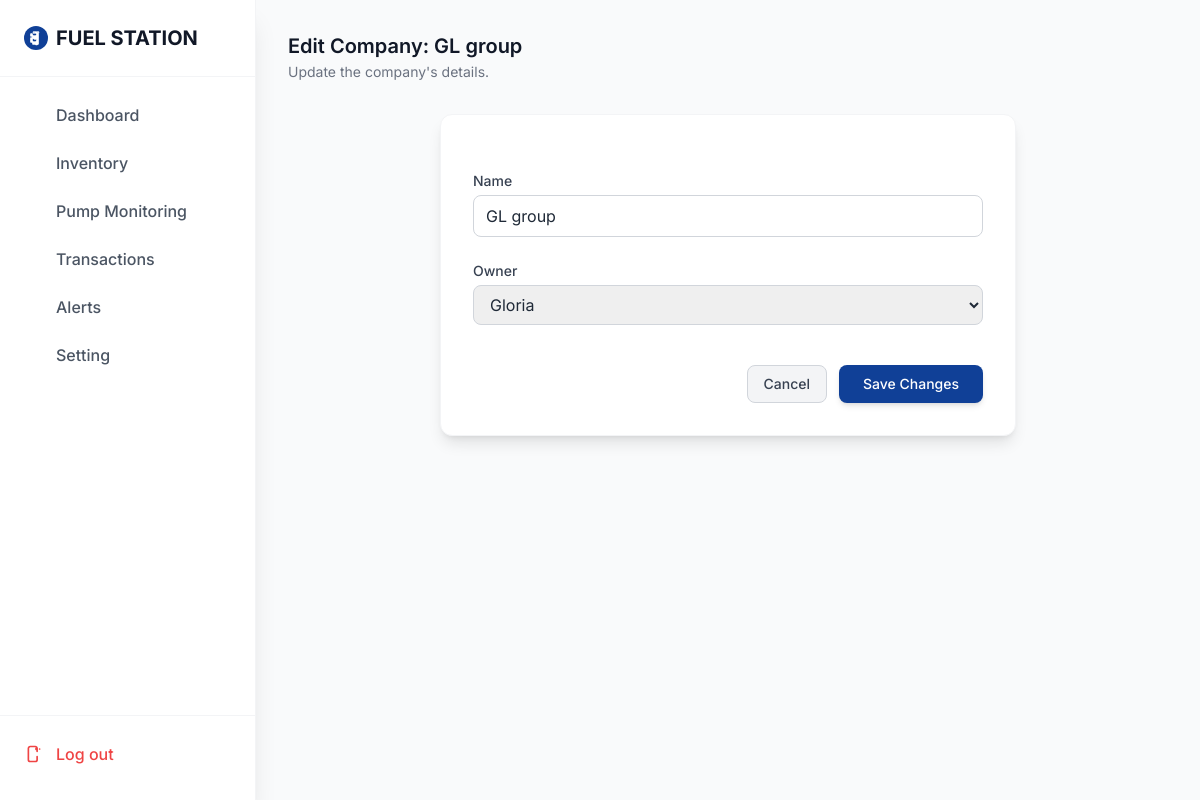
The page /companies/1/update/ (signed in) on the database its author committed.
### service/models.py (models this page shows, shortened)
class Company(models.Model):
    company= models.AutoField(primary_key=True)
    name = models.CharField(max_length=100, unique=True)
    owner = models.ForeignKey(User, on_delete=models.CASCADE, related_name='companies')
    created_at = models.DateTimeField(auto_now_add=True)

### service/views.py (the view, shortened to what this page needs)
# urls.py: path('companies/<int:company_id>/update/', views.CompanyUpdateView.as_view(), name='company_update'),
class CompanyUpdateView(UpdateView):
    model = Company
    template_name = "companies/form.html"
    fields = ["name", "owner"]
    success_url = reverse_lazy('company_list')
    pk_url_kwarg = 'company_id'

### service/models.py (called while the page is built)
    def __str__(self):
        return self.username

### templates/companies/form.html (shortened to what this page needs)
{% extends 'base.html' %}
{% load static %}
{% block page_title %}
    {% if form.instance.pk %}Edit Company: {{ form.instance.name }}{% else %}Create New Company{% endif %}
{% endblock %}
{% block page_description %}
    {% if form.instance.pk %}Update the company's details.{% else %}Fill in the details for the new company.{% endif %}
{% endblock %}
{% block content %}
<div class="max-w-xl mx-auto bg-white p-8 rounded-xl shadow-lg border border-gray-100">
    <form method="post" class="space-y-6">
        {% for field in form %}
            <div>
                <label for="{{ field.id_for_label }}" class="block text-sm font-medium text-gray-700">
                    {{ field.label }}
                </label>
                <div class="mt-1">
                    {{ field }}
                </div>
            </div>
        {% endfor %}
        <div class="flex justify-end space-x-3 pt-4">
            <a href="{% url 'company_list' %}" class="px-4 py-2 text-sm font-medium text-gray-700 bg-gray-100 border border-gray-300 rounded-lg hover:bg-gray-200 transition-colors">
                Cancel
            </a>
            <button type="submit" class="px-6 py-2 text-sm font-medium text-white bg-brand-blue rounded-lg shadow-md hover:bg-brand-blue/90 transition-colors">
                {% if form.instance.pk %}Save Changes{% else %}Create Company{% endif %}
            </button>
        </div>
    </form>
</div>
{% endblock %}

### rows shown on the page
Company: instance.name "GL group", form "GL group" "Gloria"

### other values the page prints
{{ field.label }} "Name" "Owner"
